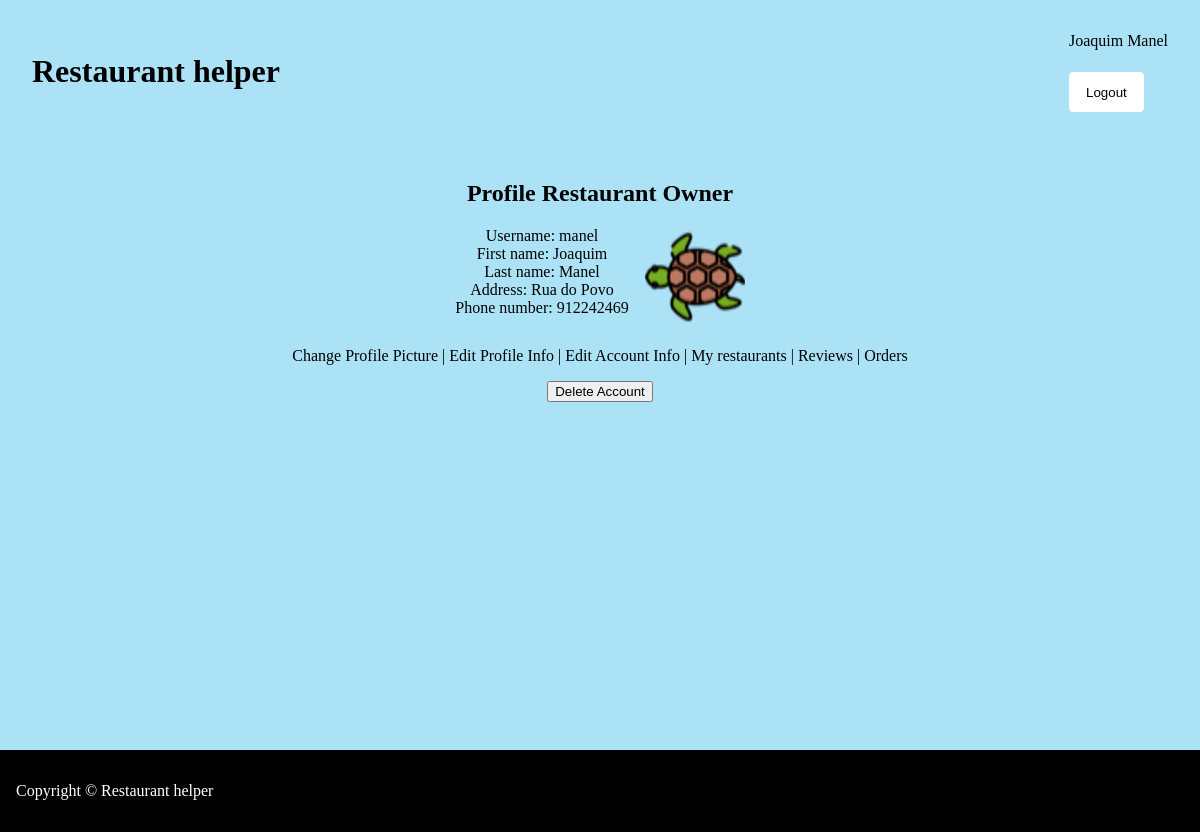
/pages/profile.php (signed in), run on an earlier commit of the app's database.
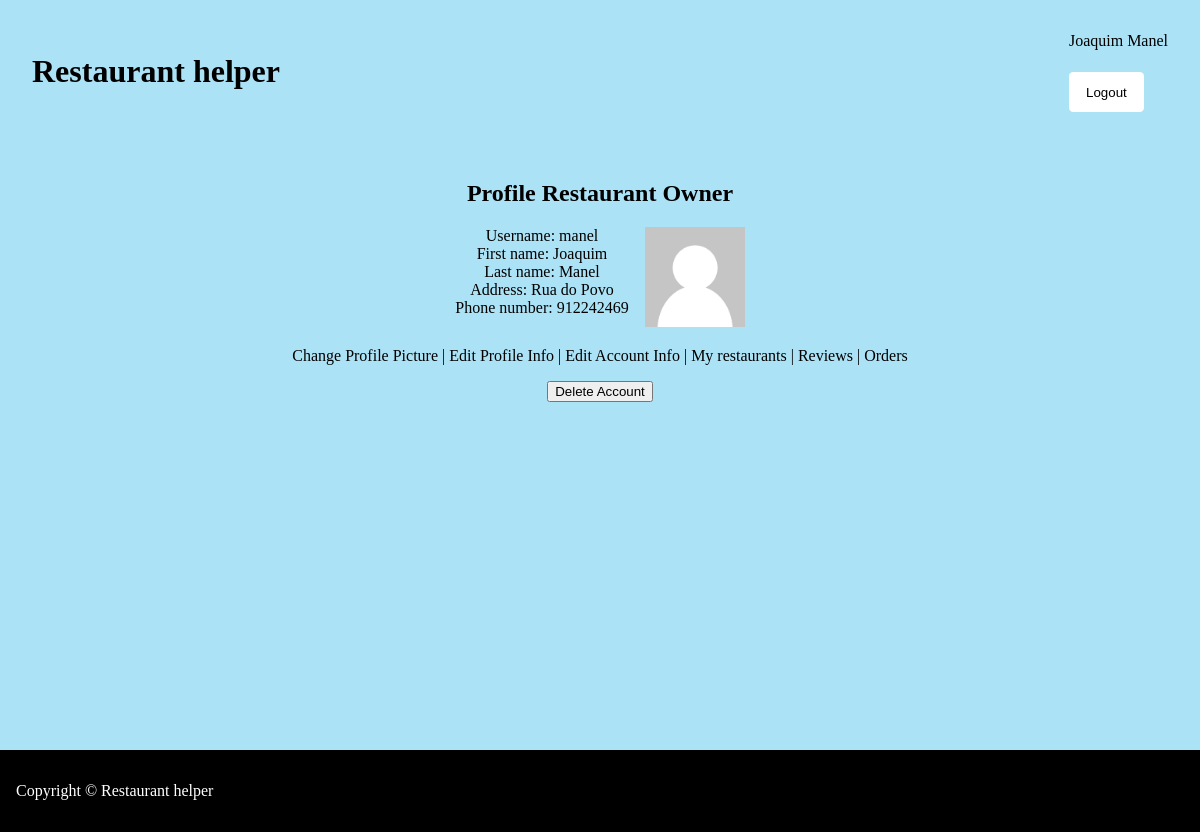
And on a later commit of the database.
### tables this page shows
CREATE TABLE users (
  userId INTEGER PRIMARY KEY,
  username VARCHAR NOT NULL,      
  password VARCHAR NOT NULL,                  
  Fname     VARCHAR NOT NULL,
  Lname    VARCHAR NOT NULL,
  adress   VARCHAR DEFAULT 'undefined',
  email    VARCHAR NOT NULL,
  phone    VARCHAR DEFAULT 'empty',
  photo STRING DEFAULT "default.jpg"                 
);

### database/user.class.php (called while the page is built, shortened)
<?php
  class User {
    public function __construct(int $id, string $username, string $firstName, string $lastName, string $adress, string $email, string $phone, bool $owner,string $photo)
    {
      $this->username = $username;
      $this->firstName = $firstName;
      $this->lastName = $lastName;
      $this->adress = $adress;
      $this->phone = $phone;
      $this->photo = $photo;
    }
    static function getUser(PDO $db, int $id) : User {
      $stmt = $db->prepare('
      SELECT userId, username,Fname, Lname, adress,email, phone,photo
      FROM users
      WHERE userId = ?
      ');
      $stmt->execute(array($id));
      $user = $stmt->fetch();
      $owner=User::isOwner($db,(int)$user['userId']);
      return new User(
        (int)$user['userId'],
        $user['username'],
        $user['Fname'],
        $user['Lname'],
        $user['adress'],
        $user['email'],
        $user['phone'],
        $owner,
        $user['photo']
      );
    }
    static function isOwner(PDO $db, int $id) {
      try {
        $stmt = $db->prepare('SELECT user FROM restaurantOwner WHERE user = ?');
        $stmt->execute(array($id));
        if ($stmt->fetch()){
          return true;
        }
        else{
          return false;
        }
      }catch(PDOException $e) {
        return true;
      }
    }
  }
?>

### templates/users.php (the view, shortened to what this page needs)
<?php function drawProfileOwner(User $user) { ?>
<h2>Profile  <?php echo $_SESSION['usertype'];?> </h2>
<article id='profile_list'>
  <ul>
    <li>Username: <?=$user->username ?></li>
    <li>First name: <?= $user->firstName ?></li>
    <li>Last name: <?= $user->lastName ?></li>
    <li>Address: <?= $user->adress ?></li>
    <li>Phone number: <?= $user->phone ?></li>
  </ul>
  <div id='profile_image'>
    <img src="../userPictures/<?=$user->photo?>" alt="ProfilePic">
  </div>
</article>
<p>
<a href="../pages/profile.php?id=photo"> Change Profile Picture</a> | <a href="../pages/profile.php?id=profile"> Edit Profile Info</a> | <a href="../pages/profile.php?id=account">Edit Account Info</a> | <a href="../pages/profile.php?id=owner">My restaurants</a> |
  <a href="../pages/profile.php?id=reviews">Reviews</a> | <a href="../pages/profile.php?id=Rorders">Orders</a>
</p>
<p>
  <input onclick="openDialog('Delete Account')" type="submit" value="Delete Account">
</p>
<?php } ?>

### templates/common.php (shortened to what this page needs)
<?php function drawHeader() { ?>
<!DOCTYPE html>
<html lang="en-US">
  <head>
    <link rel="stylesheet" href="../css/style.css">
    <link rel="stylesheet" href="https://cdnjs.cloudflare.com/ajax/libs/font-awesome/4.7.0/css/font-awesome.min.css">
  </head>
  <body>
  <header>
      <h1><a href="../pages/main.php">Restaurant helper</a></h1>
      <?php if (isset($_SESSION['id'])) drawLogoutForm($_SESSION['name']);?>
    </header>
    <main>
<?php } ?>
<?php function drawFooter() { ?>
    </main>
    <footer id="footer">
      <p id="cp">Copyright &copy; Restaurant helper</p>
    </footer>
  </body>
</html>
<?php } ?>
<?php function drawLogoutForm(string $name) { ?>
  <form action="../action/action_logout.php" method="post" class="logout">
  <a id="profile_name_header" href="../pages/profile.php"><?=$name?></a>
    <button id="logout-but" type="submit" >Logout</button>
  </form>
<?php } ?>

### pages/profile.php (shortened to what this page needs)
<?php
  require_once('../database/connection.php');
  require_once('../database/user.class.php');
  require_once('../database/request.class.php');
  require_once('../templates/common.php');
  require_once('../templates/users.php');
  $db = getDatabaseConnection();
  $user = User::getUser($db, $_SESSION['id']);
  drawHeader();
  if($_GET['id']=='account'){
    drawAccountInfoForm();
  }
  else if ($_GET['id']=='profile'){
    drawProfileInfoForm($user);
  }
  else if ($_GET['id']=='reviews'&&$_SESSION['usertype']=='Restaurant Owner'){
    $reviews=Review::getOwnerReviews($db,(int)$_SESSION['id']);
    drawProfileReviews($reviews);
  }
  else if ($_GET['id']=='Rorders'&&$_SESSION['usertype']=='Restaurant Owner'){
    $requests=Request::getOwnerOrders($db,(int)$_SESSION['id']);
    drawProfileRequests($requests);
  }
  else if ($_GET['id']=='Corders'&&$_SESSION['usertype']=='Customer'){
    $requests=Request::getCustomerOrders($db,(int) User::getCustomerID($db,$_SESSION['username']));
    drawProfileRequests($requests);
  }
  else if ($_GET['id']=='photo'){
    $_SESSION['userinfo']['Photo']=$user->photo;
    drawUserPictureForm();
  }
  else if ($_GET['id']=='favorites'&&$_SESSION['usertype']=='Customer'){
    $items = Menu_Item::getFavoriteItems($db,(int) User::getCustomerID($db,$_SESSION['username']));
    $restaurants = Restaurant::getFavoriteRestaurants($db,(int) User::getCustomerID($db,$_SESSION['username']));
    drawProfileFavorites($items,$restaurants);
  }
  else{
    if ($_SESSION['usertype']=='Restaurant Owner'){
      drawProfileOwner($user);
    }
    else{
      drawProfileCustomer($user);
    }
  }
  drawFooter();
?>

### css/style.css (style rules this page uses)
html { background-color: #ace2f5; }
html, body { max-width: 100%; overflow-x: hidden; }
body { width: 120em; margin: 1em auto; max-width: 100vw; --main-color: black; min-height: 100vh; }
body > * { margin: 0 1em; }
body > header { display: flex; padding: 1em; background-color: var(--background-color); }
body > header h1 { flex-grow: 1; }
body > header a { color: var(--main-color); text-decoration: none; }
body > header form { display: grid; }
main { background-color: var(--background-color); text-align: center; margin: 1em; padding: 1em; }
main a { color: var(--main-color); text-decoration: none; }
#logout-but { background-color: white; border: 0.125em #000; border-radius: 0.3125em; min-width: 5.625em; max-width: 5.625em; }
#profile_image>img { width: 6.25em !important; height: 6.25em !important; margin-left: 1em; }
#profile_list { display: flex; }
#profile_list>ul { margin: 1em; }
#profile_list { justify-content: center; }
#profile_list ul { list-style: none; list-style-position: inside; margin: 0; padding: 0; }
footer { background-color: black; padding: 1em; color: white; width: 100%; margin-left: 0; bottom: 0; position: fixed; clear: both; margin-top: 1em; }

What changed in the data, as far as the page shows it:
changed users "manel": photo: picture removed, a placeholder shows
